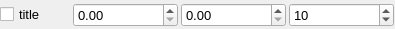
<?xml version="1.0" encoding="UTF-8"?>
<ui version="4.0">
 <class>Form</class>
 <widget class="QWidget" name="Form">
  <property name="geometry">
   <rect>
    <x>0</x>
    <y>0</y>
    <width>395</width>
    <height>29</height>
   </rect>
  </property>
  <property name="sizePolicy">
   <sizepolicy hsizetype="MinimumExpanding" vsizetype="Preferred">
    <horstretch>0</horstretch>
    <verstretch>0</verstretch>
   </sizepolicy>
  </property>
  <property name="windowTitle">
   <string>Form</string>
  </property>
  <layout class="QHBoxLayout" name="horizontalLayout">
   <property name="spacing">
    <number>3</number>
   </property>
   <property name="leftMargin">
    <number>0</number>
   </property>
   <property name="topMargin">
    <number>2</number>
   </property>
   <property name="rightMargin">
    <number>1</number>
   </property>
   <property name="bottomMargin">
    <number>1</number>
   </property>
   <item>
    <widget class="QCheckBox" name="enable">
     <property name="sizePolicy">
      <sizepolicy hsizetype="Maximum" vsizetype="Fixed">
       <horstretch>0</horstretch>
       <verstretch>0</verstretch>
      </sizepolicy>
     </property>
     <property name="minimumSize">
      <size>
       <width>70</width>
       <height>0</height>
      </size>
     </property>
     <property name="font">
      <font>
       <pointsize>10</pointsize>
      </font>
     </property>
     <property name="text">
      <string>title</string>
     </property>
    </widget>
   </item>
   <item>
    <widget class="QDoubleSpinBox" name="startBox">
     <property name="sizePolicy">
      <sizepolicy hsizetype="MinimumExpanding" vsizetype="Fixed">
       <horstretch>0</horstretch>
       <verstretch>0</verstretch>
      </sizepolicy>
     </property>
     <property name="minimumSize">
      <size>
       <width>80</width>
       <height>0</height>
      </size>
     </property>
     <property name="font">
      <font>
       <pointsize>10</pointsize>
       <weight>50</weight>
       <bold>false</bold>
      </font>
     </property>
     <property name="prefix">
      <string/>
     </property>
    </widget>
   </item>
   <item>
    <widget class="QDoubleSpinBox" name="stopBox">
     <property name="sizePolicy">
      <sizepolicy hsizetype="MinimumExpanding" vsizetype="Fixed">
       <horstretch>0</horstretch>
       <verstretch>0</verstretch>
      </sizepolicy>
     </property>
     <property name="minimumSize">
      <size>
       <width>80</width>
       <height>0</height>
      </size>
     </property>
     <property name="font">
      <font>
       <pointsize>10</pointsize>
       <weight>50</weight>
       <bold>false</bold>
      </font>
     </property>
     <property name="prefix">
      <string/>
     </property>
    </widget>
   </item>
   <item>
    <widget class="QSpinBox" name="numBox">
     <property name="sizePolicy">
      <sizepolicy hsizetype="MinimumExpanding" vsizetype="Fixed">
       <horstretch>0</horstretch>
       <verstretch>0</verstretch>
      </sizepolicy>
     </property>
     <property name="minimumSize">
      <size>
       <width>80</width>
       <height>0</height>
      </size>
     </property>
     <property name="font">
      <font>
       <pointsize>10</pointsize>
       <weight>50</weight>
       <bold>false</bold>
      </font>
     </property>
     <property name="suffix">
      <string/>
     </property>
     <property name="minimum">
      <number>2</number>
     </property>
     <property name="maximum">
      <number>1000</number>
     </property>
     <property name="value">
      <number>10</number>
     </property>
    </widget>
   </item>
  </layout>
 </widget>
 <resources/>
 <connections/>
</ui>
